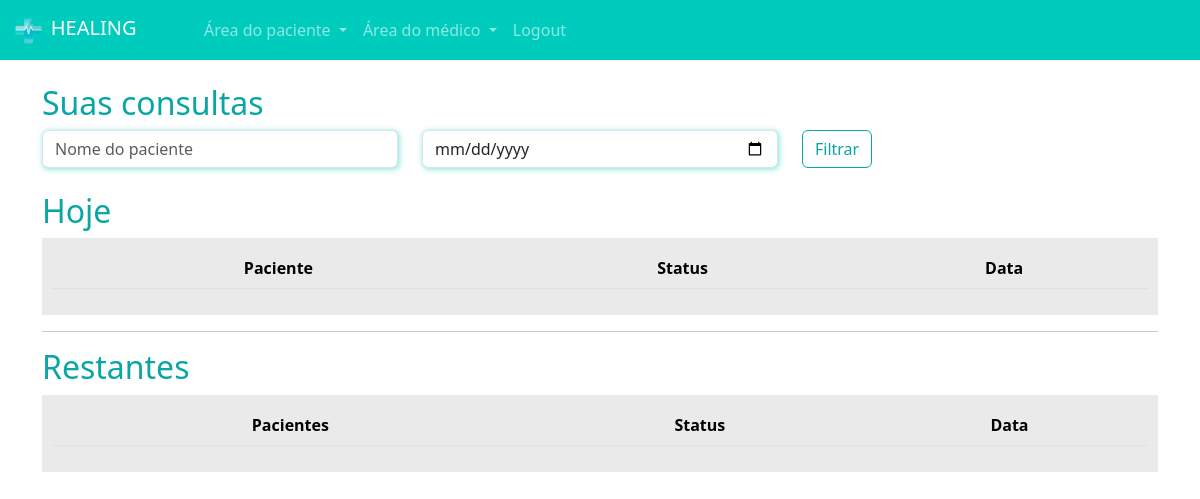
Before: /medico/consultas_medico/ (signed in) with the older database file.
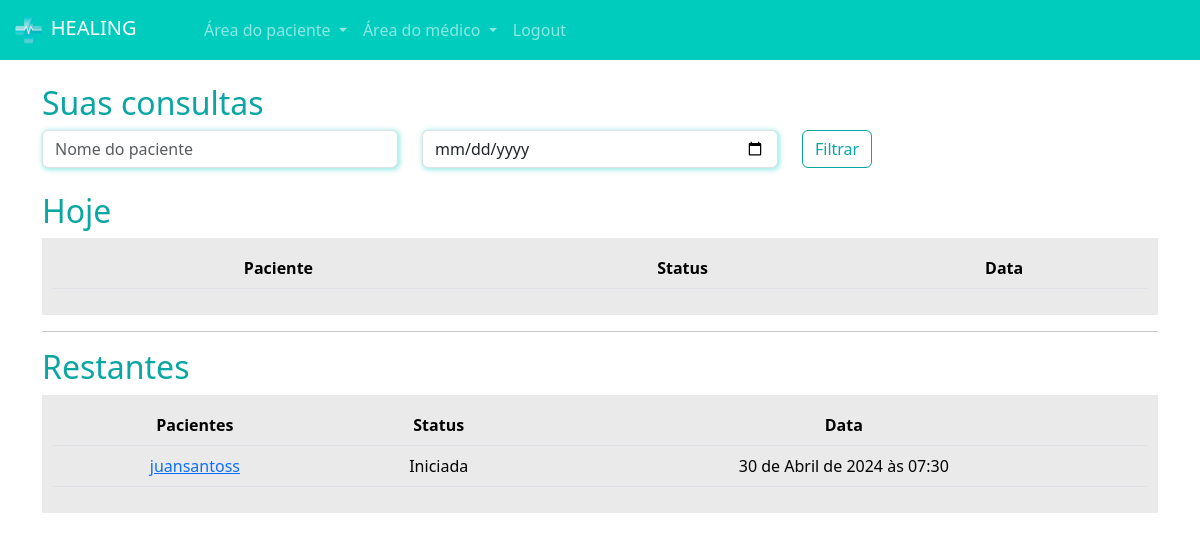
After: the same page with the newer database file.
### paciente/models.py (models this page shows, shortened)
class Consulta(models.Model):
    status_choices = (
        ('A', 'Agendada'),
        ('F', 'Finalizada'),
        ('C', 'Cancelada'),
        ('I', 'Iniciada'),
    )
    paciente = models.ForeignKey(User, on_delete=models.DO_NOTHING)
    data_aberta = models.ForeignKey(DatasAbertas, on_delete=models.DO_NOTHING)
    status = models.CharField(max_length=1, choices=status_choices, default='A')
    link = models.URLField(null=True, blank=True)

### medico/models.py (models this page shows, shortened)
class DatasAbertas(models.Model):
    data = models.DateTimeField()
    user = models.ForeignKey(User, on_delete=models.DO_NOTHING)
    agendado = models.BooleanField(default = False)

### medico/views.py (the view)
# urls.py: path("consultas_medico/", views.consultas_medico, name='consultas_medico'),
def consultas_medico(request):
    if not is_medico(request.user):
        messages.add_message(request, constants.WARNING, 'Você não é médico(a)')
        return redirect('/usuarios/logout')
    if request.method == "GET":
        hoje = datetime.now()
        consultas_hoje = Consulta.objects.filter(data_aberta__user=request.user).filter(data_aberta__data__gte=hoje).filter(data_aberta__data__lt=hoje + timedelta(days=1))
        consultas_restantes = Consulta.objects.exclude(id__in=consultas_hoje.values('id')).filter(data_aberta__user=request.user)
        filtro_consultas = request.GET.get('nome')
        filtro_consultas_data = request.GET.get('data')
        if filtro_consultas:
            consultas_hoje = consultas_hoje.filter(paciente__username__icontains=filtro_consultas)
            consultas_restantes = consultas_restantes.filter(paciente__username__icontains=filtro_consultas)
        if filtro_consultas_data:
            consultas_hoje = consultas_hoje.filter(data_aberta__data__icontains= filtro_consultas_data)
            consultas_restantes = consultas_restantes.filter(data_aberta__data__icontains=filtro_consultas_data)
        return render(request, 'consultas_medico.html', {'consultas_hoje':consultas_hoje, 'consultas_restantes':consultas_restantes, 'is_medico':is_medico(request.user)})

### medico/models.py (called while the page is built)
def is_medico(user):
    return DadosMedico.objects.filter(user = user).exists()

### medico/templates/consultas_medico.html (shortened to what this page needs)
{% extends "base.html" %}
{% load static %}
{% block 'head' %}
    <link rel="stylesheet" href="{% static 'medicos/css/abrir_horario.css' %}">
    <link rel="stylesheet" href="{% static 'usuarios/css/usuarios.css' %}">
    <link rel="stylesheet" href="{% static 'medicos/css/cadastro_medico.css' %}">
    <link rel="stylesheet" href="{% static 'pacientes/css/home.css' %}">
    <link rel="stylesheet" href="https://cdn.jsdelivr.net/npm/bootstrap-icons@1.11.3/font/bootstrap-icons.min.css">
{% endblock 'head' %}
{% block 'body' %}
{% include 'partials/navbar.html' %}
    <div class="container">
        <br>
        <h2><span class="color-dark">Suas consultas</span></h2>
        <form action="{% url "consultas_medico" %}" method="GET">
        <div class="row">
            <div class="col-md">
                <input type="text" name="nome" id="" class="form-control shadow-main-color" placeholder="Nome do paciente">
            </div>
            <div class="col-md">
                <input type="date" name="data" id="" class="form-control shadow-main-color" placeholder="Data da consulta">
            </div>
            <div class="col-md">
                <input type="submit" value="Filtrar" class="btn btn-dark-color-outline">
            </div>
        </div>
        </form>
        <br>
        <h2><span class="color-dark">Hoje</span></h2>
        <div class="list-minhas-consultas">
            <table class="table">
                <thead>
                  <tr>
                    <th scope="col">Paciente</th>
                    <th scope="col">Status</th>
                    <th scope="col">Data</th>
                  </tr>
                </thead>
              </table>
        </div>
        <hr>
        <h2><span class="color-dark">Restantes</span></h2>
        <div class="list-minhas-consultas">
            <table class="table">
                <thead>
                  <tr>
                    <th scope="col">Pacientes</th>
                    <th scope="col">Status</th>
                    <th scope="col">Data</th>
                  </tr>
                </thead>
                <tbody>
                    {% for consulta in consultas_restantes  %}
                        <tr>
                            <td><a href="{% url "consulta_area_medico" consulta.id %}">{{consulta.paciente}}</a></td>
                            <td>{{consulta.get_status_display}}</td>
                            <td>{{consulta.data_aberta.data}}</td>
                        </tr>
                    {% endfor %}
                </tbody>
              </table>
        </div>
    </div>
{% endblock 'body' %}

Changed rows visible on the page:
added Consulta: paciente "juansantoss", status "Iniciada", data_aberta.data "30 de Abril de 2024 às 07:30"
